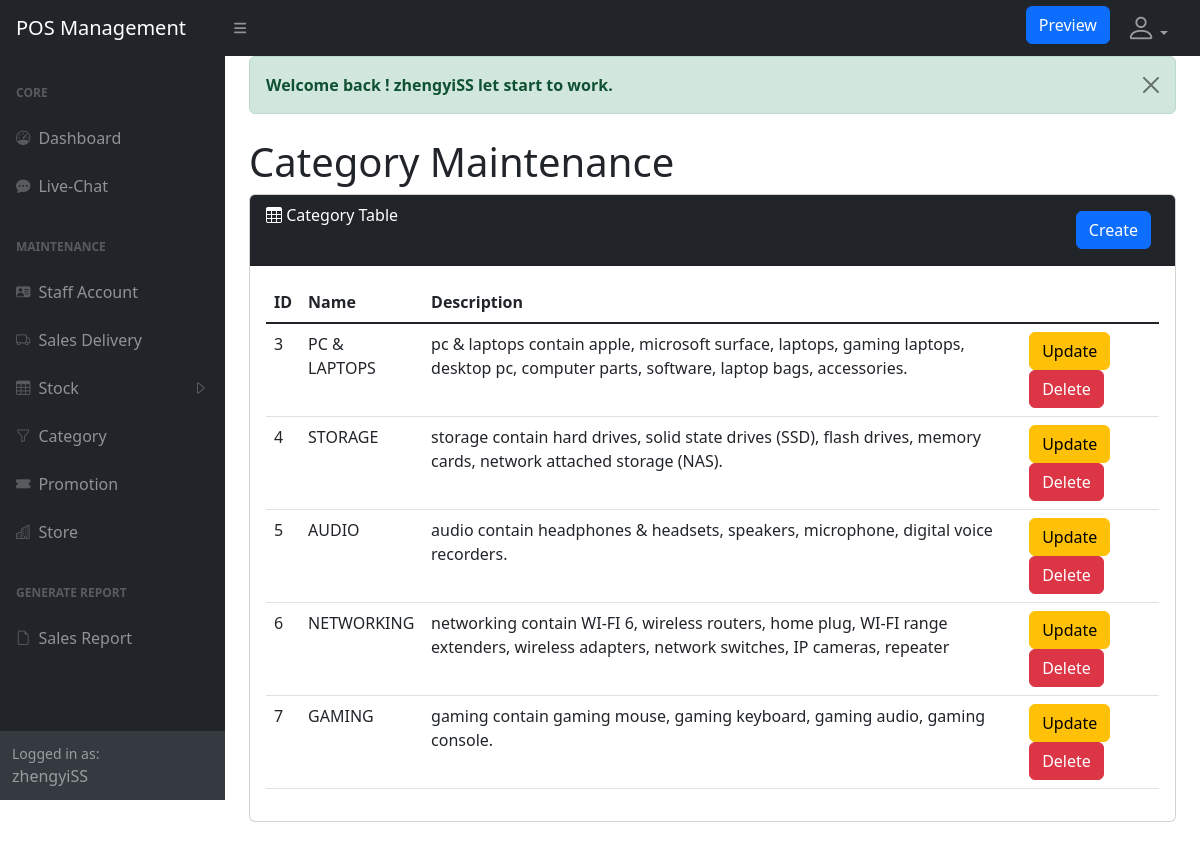
The app's page /administration/category.php (signed in) with its own data.
### tables this page shows
CREATE TABLE `category` (
  `category_id` int(11) NOT NULL,
  `category_name` varchar(35) NOT NULL,
  `description` text NOT NULL
);

### administration/category.php (the view, shortened to what this page needs)
<?php
require 'dbconnect.php';
$sql = "SELECT * FROM category";
$result = mysqli_query($connect, $sql);
include 'static-include/header.php';
require 'static-nav/static-headnav.php';
require 'static-nav/static-sidenav.php';
?>
<div id="layoutSidenav_content">
    <main>
        <div class="container-fluid px-4">
            <?php include 'alertMessage.php'; ?>
            <h1 class="mt-4">Category Maintenance</h1>
            <div class="card mb-4">
                <div class="card-header bg-dark text-white">
                    <i class="bi bi-table"></i>
                    Category Table
                    <button type="button" class="btn btn-primary m-md-2 float-end" data-bs-toggle="modal" data-bs-target="#categoryModal">Create</button>
                </div>
                <div class="card-body">
                    <table class="table">
                        <thead>
                            <tr>
                                <th>ID</th>
                                <th>Name</th>
                                <th>Description</th>
                            </tr>
                        </thead>
                        <tbody>
                            <?php
                            if (mysqli_num_rows($result) > 0) {
                                foreach ($result as $category) {
                                    ?>
                                    <tr>
                                        <td><?php echo $category["category_id"]; ?></td>
                                        <td><?php echo $category["category_name"]; ?></td>
                                        <td><?php echo $category["description"]; ?></td>
                                        <td>
                                            <a class='btn btn-warning' href='crud_category/category_update.php?id=<?php echo $category["category_id"]; ?>'>Update</a>
                                            <button type="button" class="btn btn-danger delete_category" id="<?php echo $category["category_id"]; ?>">Delete</button>
                                        </td>
                                    </tr>
                                    <?php
                                }
                            } else {
                                echo "<h5 class='text-primary'>No Record.....</h5>";
                            }
                            ?>
                        </tbody>
                    </table>
                </div>
            </div>
        </div>
    </main>
</div>
</body>
</html>

### records on screen
category: category_id "3", category_name "PC & LAPTOPS", description "pc & laptops contain apple, microsoft surface, laptops, gaming laptops, desktop pc, computer parts, software, laptop bags, accessories."
category: category_id "4", category_name "STORAGE", description "storage contain hard drives, solid state drives (SSD), flash drives, memory cards, network attached storage (NAS)."
category: category_id "5", category_name "AUDIO", description "audio contain headphones & headsets, speakers, microphone, digital voice recorders."
category: category_id "6", category_name "NETWORKING", description "networking contain WI-FI 6, wireless routers, home plug, WI-FI range extenders, wireless adapters, network switches, IP cameras, repeater"
category: category_id "7", category_name "GAMING", description "gaming contain gaming mouse, gaming keyboard, gaming audio, gaming console."

### other values on screen
$_SESSION['username'] "zhengyiSS"
$_SESSION['message'] "Welcome back ! zhengyiSS let start to work."
